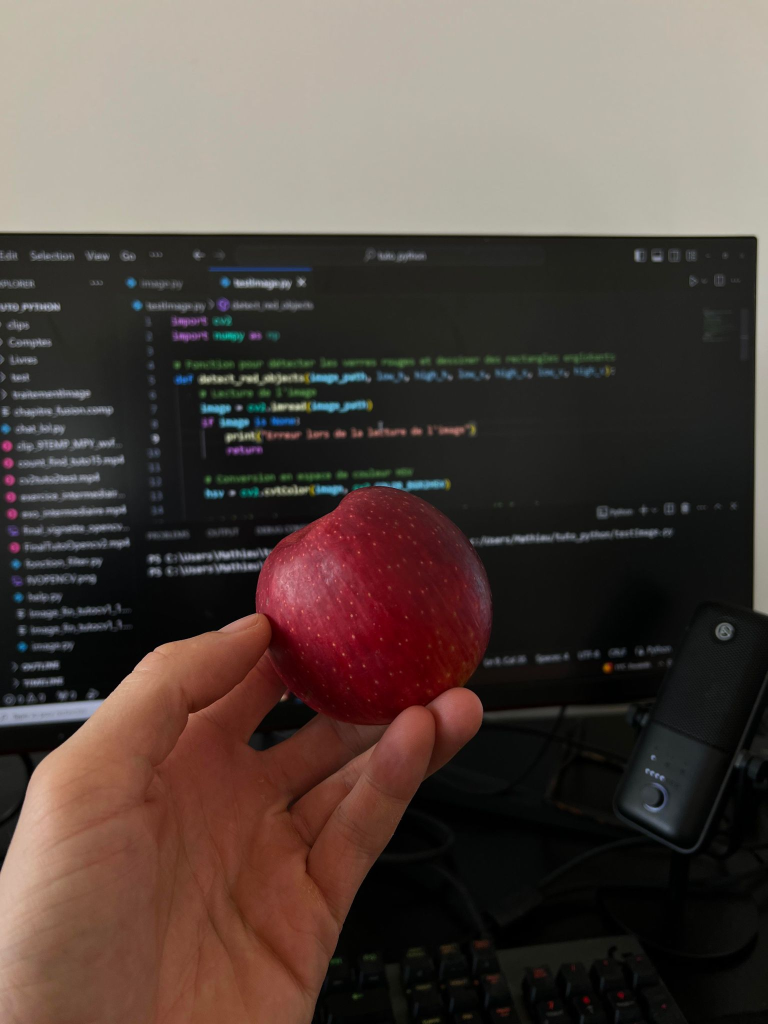
#> input picture images/pomme.jpg, 1536 x 2048 px (shown at 1/2 size)
$ python traitement_image.py
#> lines starting #> are read from the running program, lines starting #| are printed output that depends on the picture; after the words box and inside, x2 and y2 are one past the last pixel; in counts of white or black regions, pixels touching at a corner belong together
import numpy as np
import cv2

image = cv2.imread('images/pomme.jpg',-1)
#> image is the input picture: shape (2048, 1536, 3); mean B, G, R 65.9, 71.7, 84.6

image_hsv = cv2.cvtColor(image,cv2.COLOR_BGR2HSV)
#> image_hsv: shape (2048, 1536, 3); mean H, S, V 40.7, 64.1, 86.2

lower_red = np.array([168,25,25])
upper_red  = np.array([180,255,255])

maskRED = cv2.inRange(image_hsv, lower_red, upper_red)
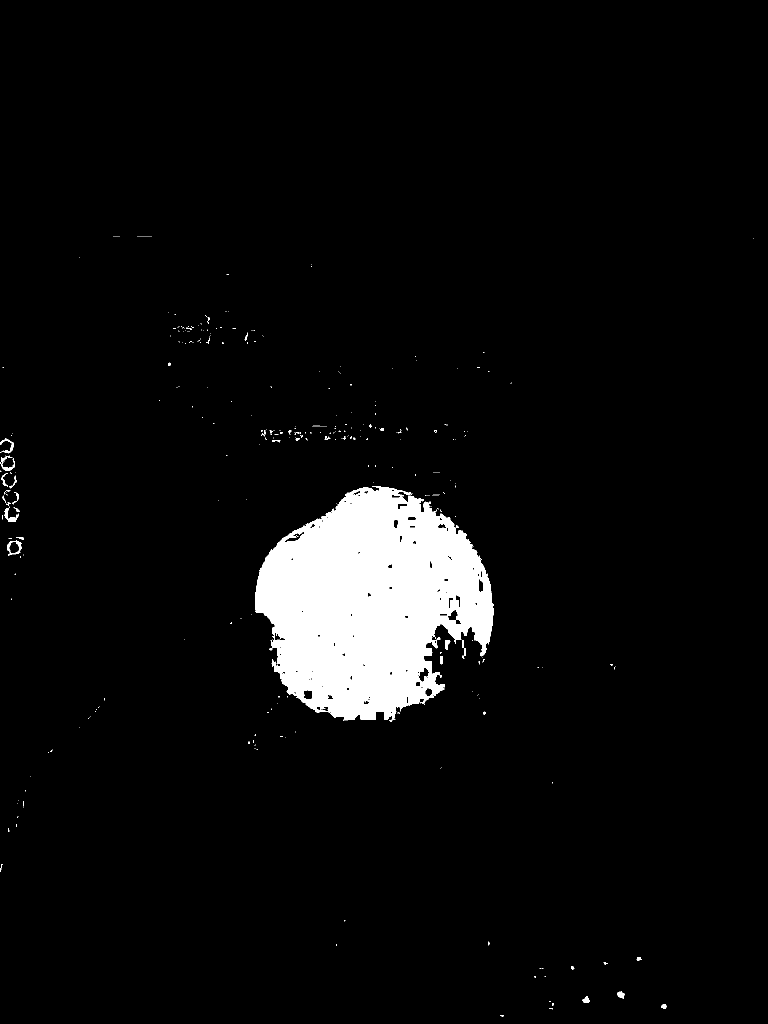
#> maskRED: shape (2048, 1536) (shown at 1/2 size); 4.9% white; 377 white regions (341 under 20 px), largest, box (x1, y1, x2, y2) and area: (510, 972, 987, 1444) 151333, (8, 1013, 38, 1044) 303, (15, 1081, 44, 1111) 289

result_red = cv2.bitwise_and(image,image,mask=maskRED)
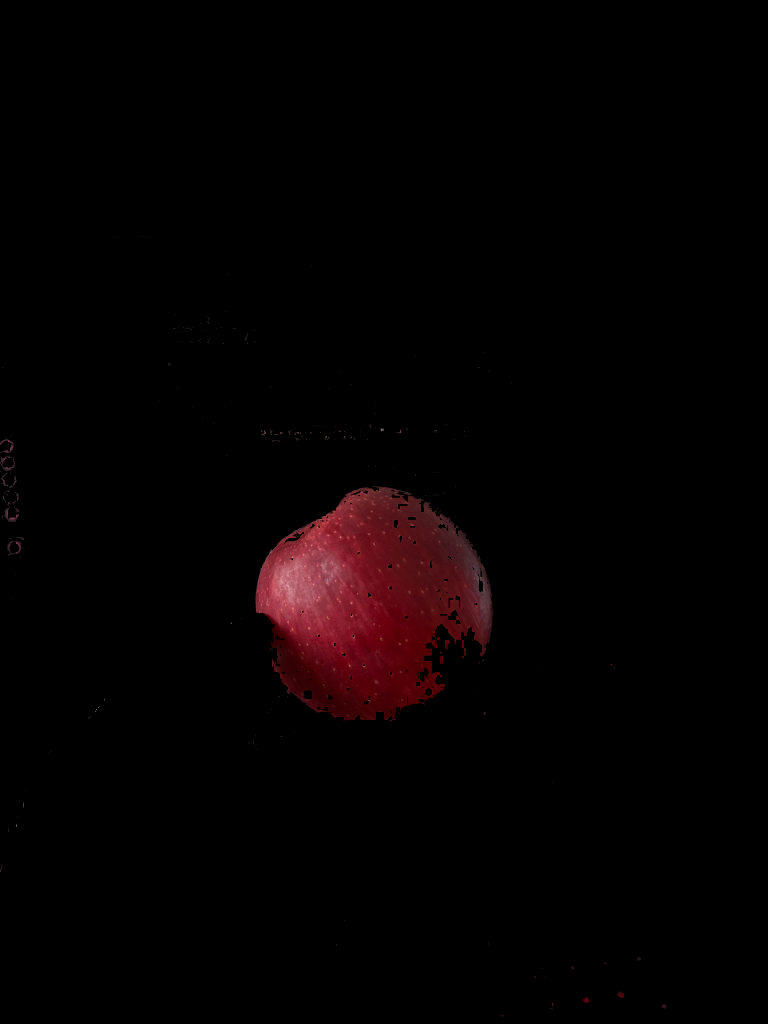
#> result_red: shape (2048, 1536, 3) (shown at 1/2 size); mean B, G, R 1.7, 1.2, 5.1

cv2.namedWindow('Image HSV', cv2.WINDOW_NORMAL)

cv2.resizeWindow('Image HSV', 500, 400)


cv2.imshow('Image HSV', result_red)
cv2.waitKey(0)
cv2.destroyAllWindows()

$ run again, with images/flechette.jpg copied over images/pomme.jpg
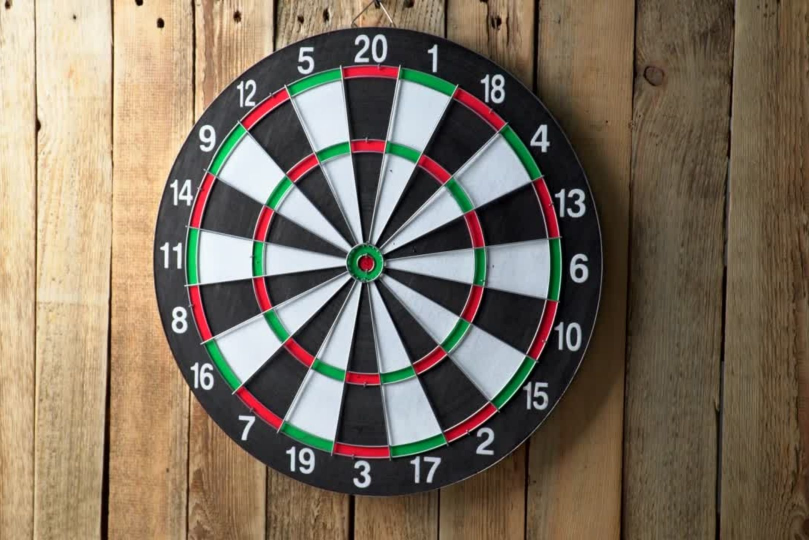
#> input picture images/flechette.jpg, 1618 x 1080 px (shown at 1/2 size)
#> image is the input picture: shape (1080, 1618, 3); mean B, G, R 95.5, 112.6, 125.8
#> image_hsv: shape (1080, 1618, 3); mean H, S, V 52.4, 83.6, 131.7
#> `maskRED = cv2.inRange(image_hsv, lower_red, upper_red)`:
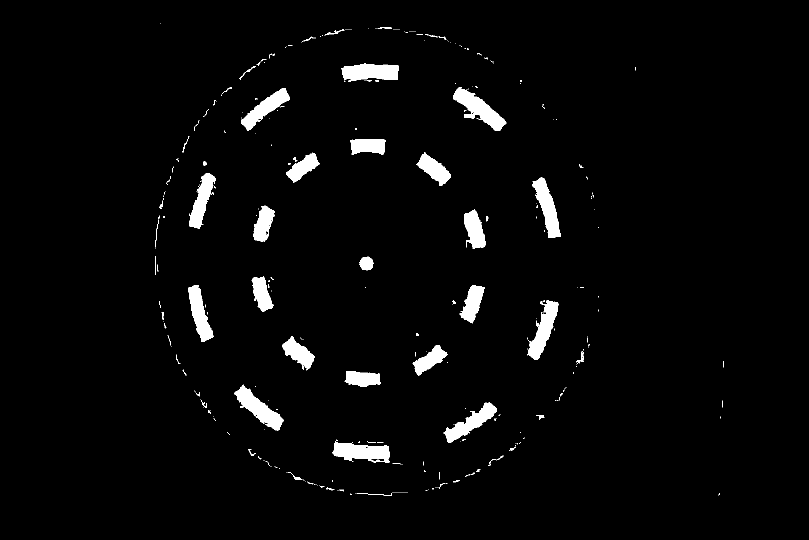
#> maskRED: shape (1080, 1618) (shown at 1/2 size); 3% white; 328 white regions (266 under 20 px), largest, box (x1, y1, x2, y2) and area: (906, 174, 1013, 262) 3558, (468, 769, 567, 862) 3256, (664, 879, 780, 926) 3229
#> `result_red = cv2.bitwise_and(image,image,mask=maskRED)`:
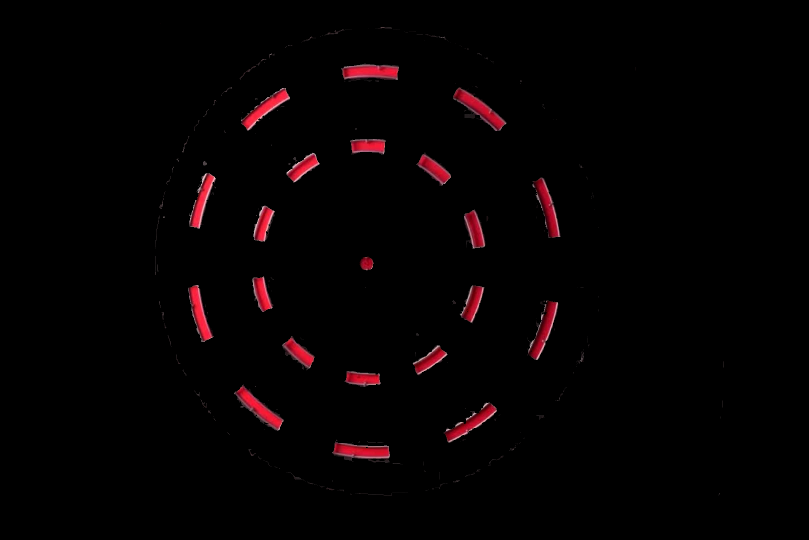
#> result_red: shape (1080, 1618, 3) (shown at 1/2 size); mean B, G, R 1.9, 1.3, 4.8
